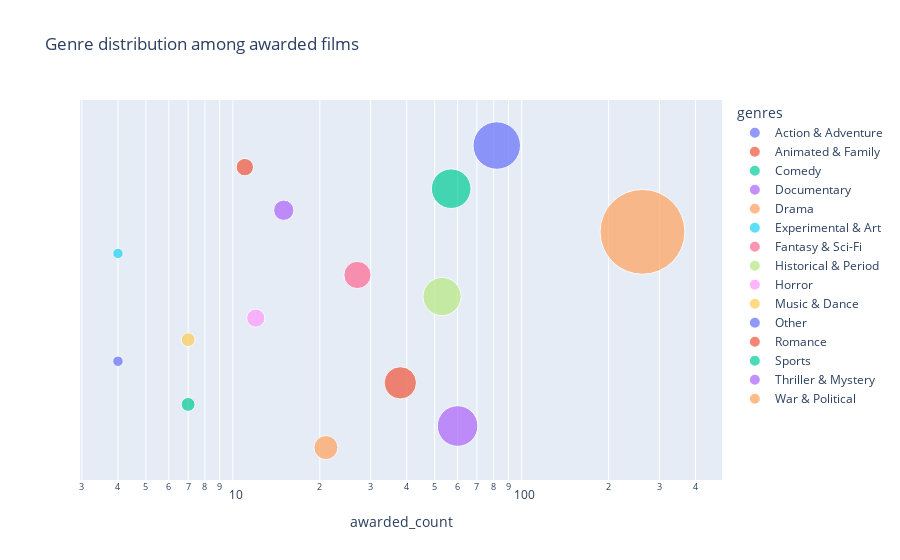

Notebook code cell kept with this figure:
### Code cell
import plotly.express as px

fig = px.scatter(genres_awards_agg, 
                 x="awarded_count", 
                 y='genres',
                 size="awarded_count", 
                 color="genres", 
                 hover_name="genres", 
                 log_x= True,
                 size_max=60,
                 title='Genre distribution among awarded films')
 
fig.update_layout(yaxis_visible=False, yaxis_showticklabels=False)
fig.show()

### Figure 1 — Plotly figure (JSON) as saved in the notebook; plotly's stock layout.template omitted (floating-point values rounded to 4 significant figures)
{"data": [{"hovertemplate": "<b>%{hovertext}</b><br><br>genres=%{y}<br>awarded_count=%{marker.size}<extra></extra>", "hovertext": ["Action & Adventure"], "legendgroup": "Action & Adventure", "marker": {"color": "#636efa", "size": [82], "sizemode": "area", "sizeref": 0.07278, "symbol": "circle"}, "mode": "markers", "name": "Action & Adventure", "orientation": "h", "showlegend": true, "type": "scatter", "x": [82], "xaxis": "x", "y": ["Action & Adventure"], "yaxis": "y"}, {"hovertemplate": "<b>%{hovertext}</b><br><br>genres=%{y}<br>awarded_count=%{marker.size}<extra></extra>", "hovertext": ["Animated & Family"], "legendgroup": "Animated & Family", "marker": {"color": "#EF553B", "size": [11], "sizemode": "area", "sizeref": 0.07278, "symbol": "circle"}, "mode": "markers", "name": "Animated & Family", "orientation": "h", "showlegend": true, "type": "scatter", "x": [11], "xaxis": "x", "y": ["Animated & Family"], "yaxis": "y"}, {"hovertemplate": "<b>%{hovertext}</b><br><br>genres=%{y}<br>awarded_count=%{marker.size}<extra></extra>", "hovertext": ["Comedy"], "legendgroup": "Comedy", "marker": {"color": "#00cc96", "size": [57], "sizemode": "area", "sizeref": 0.07278, "symbol": "circle"}, "mode": "markers", "name": "Comedy", "orientation": "h", "showlegend": true, "type": "scatter", "x": [57], "xaxis": "x", "y": ["Comedy"], "yaxis": "y"}, {"hovertemplate": "<b>%{hovertext}</b><br><br>genres=%{y}<br>awarded_count=%{marker.size}<extra></extra>", "hovertext": ["Documentary"], "legendgroup": "Documentary", "marker": {"color": "#ab63fa", "size": [15], "sizemode": "area", "sizeref": 0.07278, "symbol": "circle"}, "mode": "markers", "name": "Documentary", "orientation": "h", "showlegend": true, "type": "scatter", "x": [15], "xaxis": "x", "y": ["Documentary"], "yaxis": "y"}, {"hovertemplate": "<b>%{hovertext}</b><br><br>genres=%{y}<br>awarded_count=%{marker.size}<extra></extra>", "hovertext": ["Drama"], "legendgroup": "Drama", "marker": {"color": "#FFA15A", "size": [262], "sizemode": "area", "sizeref": 0.07278, "symbol": "circle"}, "mode": "markers", "name": "Drama", "orientation": "h", "showlegend": true, "type": "scatter", "x": [262], "xaxis": "x", "y": ["Drama"], "yaxis": "y"}, {"hovertemplate": "<b>%{hovertext}</b><br><br>genres=%{y}<br>awarded_count=%{marker.size}<extra></extra>", "hovertext": ["Experimental & Art"], "legendgroup": "Experimental & Art", "marker": {"color": "#19d3f3", "size": [4], "sizemode": "area", "sizeref": 0.07278, "symbol": "circle"}, "mode": "markers", "name": "Experimental & Art", "orientation": "h", "showlegend": true, "type": "scatter", "x": [4], "xaxis": "x", "y": ["Experimental & Art"], "yaxis": "y"}, {"hovertemplate": "<b>%{hovertext}</b><br><br>genres=%{y}<br>awarded_count=%{marker.size}<extra></extra>", "hovertext": ["Fantasy & Sci-Fi"], "legendgroup": "Fantasy & Sci-Fi", "marker": {"color": "#FF6692", "size": [27], "sizemode": "area", "sizeref": 0.07278, "symbol": "circle"}, "mode": "markers", "name": "Fantasy & Sci-Fi", "orientation": "h", "showlegend": true, "type": "scatter", "x": [27], "xaxis": "x", "y": ["Fantasy & Sci-Fi"], "yaxis": "y"}, {"hovertemplate": "<b>%{hovertext}</b><br><br>genres=%{y}<br>awarded_count=%{marker.size}<extra></extra>", "hovertext": ["Historical & Period"], "legendgroup": "Historical & Period", "marker": {"color": "#B6E880", "size": [53], "sizemode": "area", "sizeref": 0.07278, "symbol": "circle"}, "mode": "markers", "name": "Historical & Period", "orientation": "h", "showlegend": true, "type": "scatter", "x": [53], "xaxis": "x", "y": ["Historical & Period"], "yaxis": "y"}, {"hovertemplate": "<b>%{hovertext}</b><br><br>genres=%{y}<br>awarded_count=%{marker.size}<extra></extra>", "hovertext": ["Horror"], "legendgroup": "Horror", "marker": {"color": "#FF97FF", "size": [12], "sizemode": "area", "sizeref": 0.07278, "symbol": "circle"}, "mode": "markers", "name": "Horror", "orientation": "h", "showlegend": true, "type": "scatter", "x": [12], "xaxis": "x", "y": ["Horror"], "yaxis": "y"}, {"hovertemplate": "<b>%{hovertext}</b><br><br>genres=%{y}<br>awarded_count=%{marker.size}<extra></extra>", "hovertext": ["Music & Dance"], "legendgroup": "Music & Dance", "marker": {"color": "#FECB52", "size": [7], "sizemode": "area", "sizeref": 0.07278, "symbol": "circle"}, "mode": "markers", "name": "Music & Dance", "orientation": "h", "showlegend": true, "type": "scatter", "x": [7], "xaxis": "x", "y": ["Music & Dance"], "yaxis": "y"}, {"hovertemplate": "<b>%{hovertext}</b><br><br>genres=%{y}<br>awarded_count=%{marker.size}<extra></extra>", "hovertext": ["Other"], "legendgroup": "Other", "marker": {"color": "#636efa", "size": [4], "sizemode": "area", "sizeref": 0.07278, "symbol": "circle"}, "mode": "markers", "name": "Other", "orientation": "h", "showlegend": true, "type": "scatter", "x": [4], "xaxis": "x", "y": ["Other"], "yaxis": "y"}, {"hovertemplate": "<b>%{hovertext}</b><br><br>genres=%{y}<br>awarded_count=%{marker.size}<extra></extra>", "hovertext": ["Romance"], "legendgroup": "Romance", "marker": {"color": "#EF553B", "size": [38], "sizemode": "area", "sizeref": 0.07278, "symbol": "circle"}, "mode": "markers", "name": "Romance", "orientation": "h", "showlegend": true, "type": "scatter", "x": [38], "xaxis": "x", "y": ["Romance"], "yaxis": "y"}, {"hovertemplate": "<b>%{hovertext}</b><br><br>genres=%{y}<br>awarded_count=%{marker.size}<extra></extra>", "hovertext": ["Sports"], "legendgroup": "Sports", "marker": {"color": "#00cc96", "size": [7], "sizemode": "area", "sizeref": 0.07278, "symbol": "circle"}, "mode": "markers", "name": "Sports", "orientation": "h", "showlegend": true, "type": "scatter", "x": [7], "xaxis": "x", "y": ["Sports"], "yaxis": "y"}, {"hovertemplate": "<b>%{hovertext}</b><br><br>genres=%{y}<br>awarded_count=%{marker.size}<extra></extra>", "hovertext": ["Thriller & Mystery"], "legendgroup": "Thriller & Mystery", "marker": {"color": "#ab63fa", "size": [60], "sizemode": "area", "sizeref": 0.07278, "symbol": "circle"}, "mode": "markers", "name": "Thriller & Mystery", "orientation": "h", "showlegend": true, "type": "scatter", "x": [60], "xaxis": "x", "y": ["Thriller & Mystery"], "yaxis": "y"}, {"hovertemplate": "<b>%{hovertext}</b><br><br>genres=%{y}<br>awarded_count=%{marker.size}<extra></extra>", "hovertext": ["War & Political"], "legendgroup": "War & Political", "marker": {"color": "#FFA15A", "size": [21], "sizemode": "area", "sizeref": 0.07278, "symbol": "circle"}, "mode": "markers", "name": "War & Political", "orientation": "h", "showlegend": true, "type": "scatter", "x": [21], "xaxis": "x", "y": ["War & Political"], "yaxis": "y"}], "layout": {"legend": {"itemsizing": "constant", "title": {"text": "genres"}, "tracegroupgap": 0}, "title": {"text": "Genre distribution among awarded films"}, "xaxis": {"anchor": "y", "domain": [0, 1], "title": {"text": "awarded_count"}, "type": "log"}, "yaxis": {"anchor": "x", "categoryarray": ["War & Political", "Thriller & Mystery", "Sports", "Romance", "Other", "Music & Dance", "Horror", "Historical & Period", "Fantasy & Sci-Fi", "Experimental & Art", "Drama", "Documentary", "Comedy", "Animated & Family", "Action & Adventure"], "categoryorder": "array", "domain": [0, 1], "showticklabels": false, "title": {"text": "genres"}, "visible": false}}}
